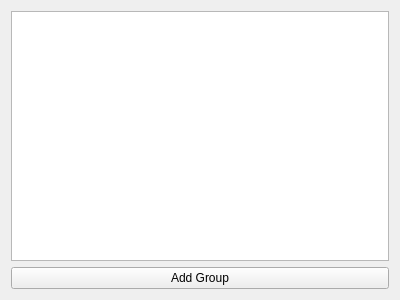
<?xml version="1.0" encoding="UTF-8"?>
<ui version="4.0">
 <class>ModelBrowser</class>
 <widget class="QWidget" name="ModelBrowser">
  <property name="geometry">
   <rect>
    <x>0</x>
    <y>0</y>
    <width>400</width>
    <height>300</height>
   </rect>
  </property>
  <property name="windowTitle">
   <string>SMTK Model Browser</string>
  </property>
  <layout class="QVBoxLayout" name="verticalLayout">
   <item>
    <widget class="QTreeView" name="modelTree"/>
   </item>
   <item>
    <widget class="QPushButton" name="addGroupButton">
     <property name="text">
      <string>Add Group</string>
     </property>
    </widget>
   </item>
  </layout>
 </widget>
 <resources/>
 <connections/>
</ui>
